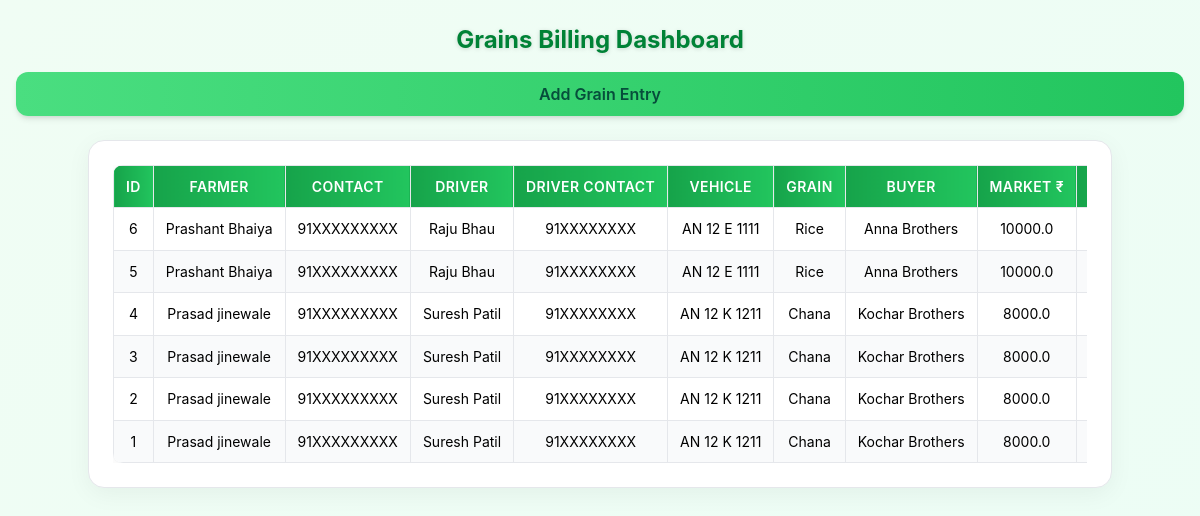
/kubs/, run on an earlier commit of the app's database.
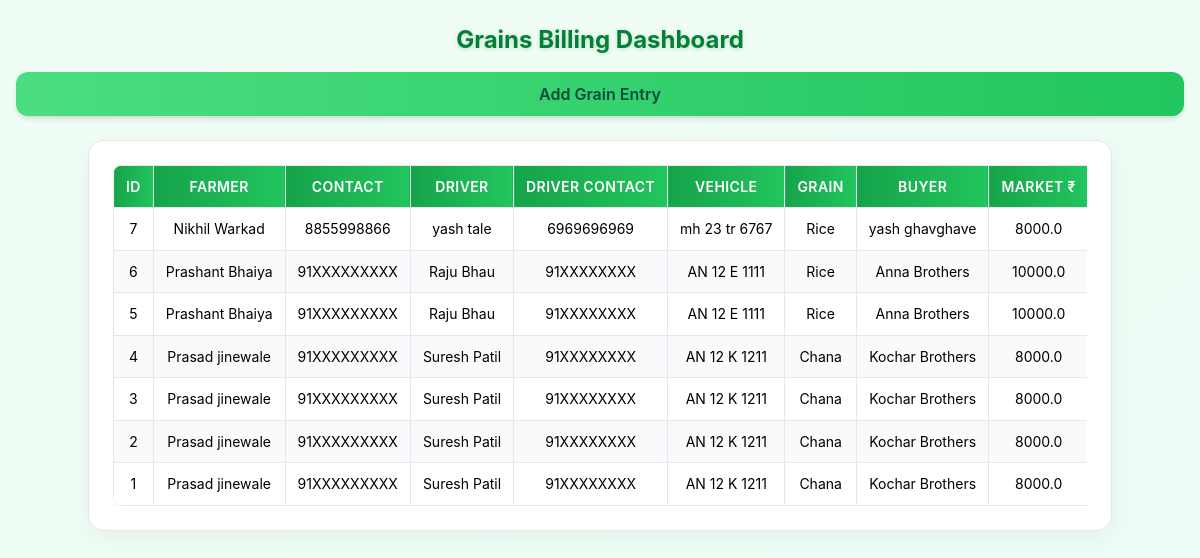
And on a later commit of the database.
### KUBS/models.py (models this page shows, shortened)
class KUBS_Grains_Data(models.Model):
    farmers_name = models.CharField(max_length=100)
    contact_number = models.CharField(max_length=15)
    driver_name = models.TextField(blank=True, null=True)
    driver_contact_number = models.CharField(max_length=15, blank=True, null=True)
    vehicle_number = models.CharField(max_length=20, blank=True, null=True)
    grain_type = models.CharField(max_length=20, choices=GrainsData_Choices)
    buyer_name = models.CharField(max_length=100)
    market_rate = models.FloatField()
    bedding_rate = models.FloatField()
    quantity = models.FloatField()
    advance_amount = models.FloatField()
    total_amount = models.FloatField()
    balance_amount = models.FloatField()
    date_of_transaction = models.DateField(default=timezone.now())

### KUBS/views.py (the view, shortened to what this page needs)
# urls.py: path('', views.home, name='home'),
def home(request):
    query = request.GET.get('q', '').strip()
    grains_entries = KUBS_Grains_Data.objects.all().order_by('-id')
    invoices = GrainInvoiceSettings.objects.all().order_by('-id')
    context = {
        'invoices': invoices,
        'grains_entries': grains_entries,
        'query': query,
    }
    return render(request, 'KUBS_home.html', context)

### KUBS/templates/KUBS_home.html (shortened to what this page needs)
{% load static tailwind_tags %}
<!DOCTYPE html>
<html lang="en">
<head>
  {% tailwind_css %}
</head>
<body class="min-h-screen">
<div class="flex flex-col sm:flex-row sm:justify-between sm:items-center
            gap-4 mt-6 mb-6 px-4 sm:px-8 text-center sm:text-left">
  <h1 class="text-2xl sm:text-3xl font-bold text-green-700 drop-shadow-sm">
    Grains Billing Dashboard
  </h1>
  <a href="{% url 'AddGrainsData' %}"
     class="add-btn shadow-md hover:shadow-lg w-full sm:w-auto text-center">
    Add Grain Entry
  </a>
</div>
<div class="container mx-auto px-3 sm:px-6 lg:px-8">
  <div class="card border border-gray-200">
    <div class="bg-gray-50 rounded-lg">
      {% if grains_entries %}
      <div class="overflow-x-auto relative">
        <table class="excel-table">
          <thead>
            <tr>
              <th>ID</th>
              <th>Farmer</th>
              <th>Contact</th>
              <th>Driver</th>
              <th>Driver Contact</th>
              <th>Vehicle</th>
              <th>Grain</th>
              <th>Buyer</th>
              <th>Market ₹</th>
              <th>Bedding ₹</th>
            </tr>
          </thead>
          <tbody>
            {% for item in grains_entries %}
            <tr>
              <td>{{ item.id }}</td>
              <td>{{ item.farmers_name }}</td>
              <td>{{ item.contact_number }}</td>
              <td>{{ item.driver_name|default:"-" }}</td>
              <td>{{ item.driver_contact_number|default:"-" }}</td>
              <td>{{ item.vehicle_number|default:"-" }}</td>
              <td>{{ item.grain_type }}</td>
              <td>{{ item.buyer_name }}</td>
              <td>{{ item.market_rate }}</td>
              <td>{{ item.bedding_rate }}</td>
            </tr>
            {% endfor %}
          </tbody>
        </table>
      </div>
      {% else %}
      <div class="text-center text-gray-600 text-base sm:text-lg py-12">
        No Grain Data Available
      </div>
      {% endif %}
    </div>
  </div>
</div>
</body>
</html>

What changed in the data, as far as the page shows it:
added KUBS_Grains_Data: id "7", farmers_name "Nikhil Warkad", contact_number "8855998866", driver_name "yash tale", driver_contact_number "6969696969", vehicle_number "mh 23 tr 6767", grain_type "Rice", buyer_name "yash ghavghave", market_rate "8000.0"
